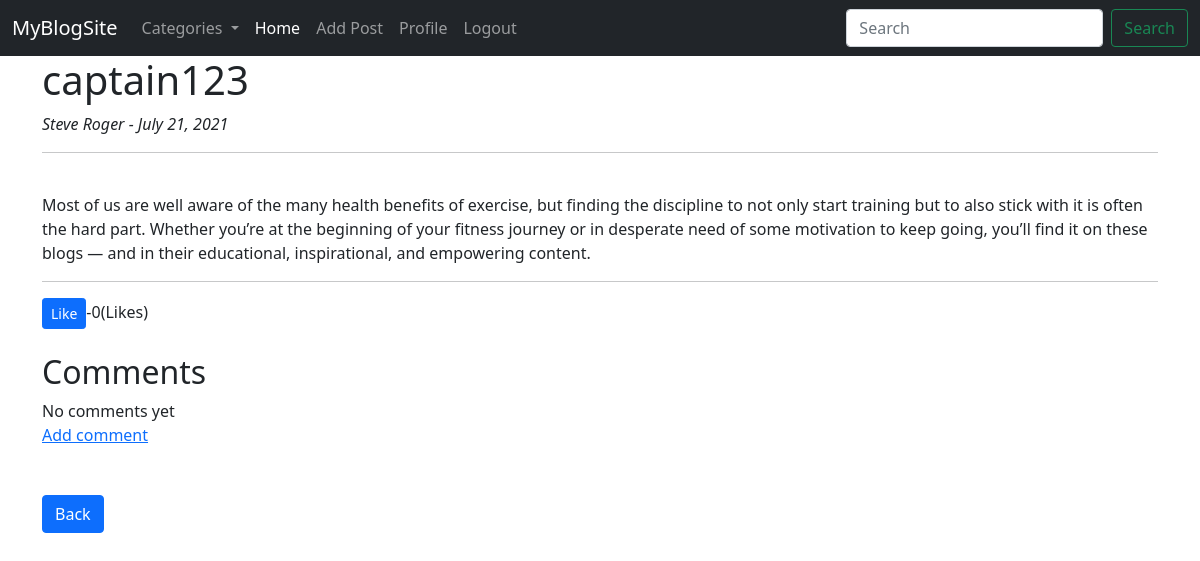
/article/22 (signed in), run on an earlier commit of the app's database.
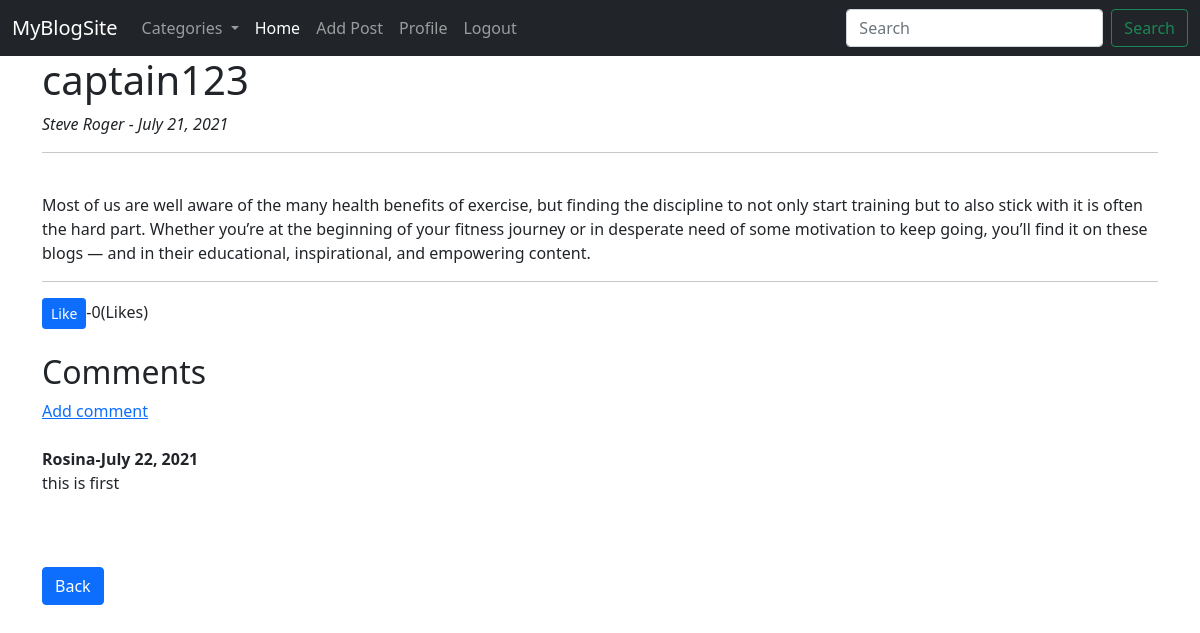
And on a later commit of the database.
### theblog/models.py (models this page shows, shortened)
class Comment(models.Model):
    post=models.ForeignKey(Post, related_name='comments',on_delete=models.CASCADE)
    name=models.CharField(max_length=255)
    body=models.TextField()
    date_added=models.DateField(auto_now_add=True)

### theblog/views.py (the view)
# urls.py: path('article/<int:pk>', ArticleDetailView.as_view(), name='article-detail'),
class ArticleDetailView(generic.DetailView):
    model=Post
    template_name= 'article.html'
    def get_context_data(self, *args, **kwargs):
        cat_menu= Category.objects.all()
        context= super(ArticleDetailView,self).get_context_data(*args, **kwargs)
        total=get_object_or_404(Post, id=self.kwargs['pk'])
        total_likes=total.total_likes()
        context["cat_menu"]=cat_menu
        context["total_likes"]=total_likes
        return context

### theblog/models.py (called while the page is built)
    def __str__(self):
        return self.name

    def total_likes(self):
        return self.likes.count()

### theblog/templates/article.html (shortened to what this page needs)
{% extends 'base.html' %}
{% block content %}
<h1>{{ post.title }}</h1>
<div><i>{{ post.author.first_name }} {{post.author.last_name}} - {{post.post_date}}</i></div><hr/>
    <br><p class="article-content">{{ post.body }}</p>
    <hr/>
    {% if user.is_authenticated %}
    <form action="{% url 'like-post' post.pk %}" method="POST">
        <button type="submit" name="post_id" value="{{ post.id }}" class="btn btn-primary btn-sm">Like</button>-{{ total_likes }}(Likes)
    </form> <br/>
    <h2>Comments</h2>
    {% if not post.comments.all %}
     No comments yet <br/><a href="{% url 'add-comment' post.pk %}">Add comment</a>
    {% else %}
    <a href="{% url 'add-comment' post.pk %}">Add comment</a>
    <br/><br/>
    {% for comment in  post.comments.all%}
    <strong>
        {{ comment.name }}-{{ comment.date_added }}
    </strong>
    <div>
        {{ comment.body }}
    </div>
    {% endfor %}
    {% endif %}
    <br/>
    {% endif %}
    <br/><br/>
    <div>
        <a href="{% url 'home' %}" class="btn btn-primary">Back</a>
    </div><br/><br/>
{% endblock %}

What changed in the data, as far as the page shows it:
added Comment: name "Rosina", date_added "July 22, 2021", body "this is first"
Also different on the page:
text no longer shown: "No comments yet"
